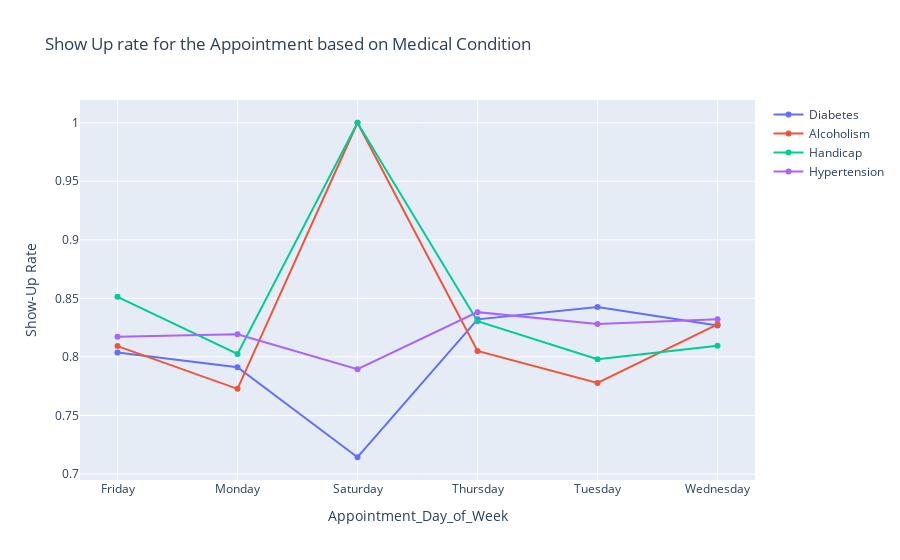

Notebook cell for this chart:
### Markdown cell above
### 5.2. Analysis of patients with different medical conditions showing different Show-Up rate over day of week.
#### As handicapped patients may need assistance to visit the doctor so my assumption is their rate might be less.
#### Alcoholic people due to their irregular habits might miss up appointments is my assumption.

### Code cell
plot1 = go.Scatter(
    x= Diabetes['Appointment_Day_of_Week'],
    y=Diabetes['Show-Up Rate'],
    mode= 'lines+markers',
    text=Diabetes['Category'],
    name="Diabetes")

plot2 = go.Scatter(
    x= Alcoholism['Appointment_Day_of_Week'],
    y=Alcoholism['Show-Up Rate'],
    mode= 'lines+markers',
    text=Alcoholism['Category'],
    name="Alcoholism")

plot3 = go.Scatter(
    x= Handicap['Appointment_Day_of_Week'],
    y=Handicap['Show-Up Rate'],
    mode= 'lines+markers',
    text=Handicap['Category'],
    name='Handicap')

plot4 = go.Scatter(
    x= Hypertension['Appointment_Day_of_Week'],
    y=Hypertension['Show-Up Rate'],
    mode= 'lines+markers',
    text=Hypertension['Category'],
    name='Hypertension')

layout = dict(title = "Show Up rate for the Appointment based on Medical Condition",hovermode='closest',xaxis=dict({"title":"Appointment_Day_of_Week"}),
             yaxis=dict({"title":"Show-Up Rate"}))
dat = [plot1,plot2,plot3,plot4]
fig = go.Figure(data=dat,layout=layout)
iplot(fig,filename='basic-line')

### Figure 1 — Plotly figure (JSON) as saved in the notebook; plotly's stock layout.template omitted (floating-point values rounded to 4 significant figures)
{"data": [{"mode": "lines+markers", "name": "Diabetes", "text": ["Diabetes", "Diabetes", "Diabetes", "Diabetes", "Diabetes", "Diabetes"], "type": "scatter", "x": ["Friday", "Monday", "Saturday", "Thursday", "Tuesday", "Wednesday"], "y": [0.8038, 0.7912, 0.7143, 0.8321, 0.8427, 0.8268]}, {"mode": "lines+markers", "name": "Alcoholism", "text": ["Alcoholism", "Alcoholism", "Alcoholism", "Alcoholism", "Alcoholism", "Alcoholism"], "type": "scatter", "x": ["Friday", "Monday", "Saturday", "Thursday", "Tuesday", "Wednesday"], "y": [0.8092, 0.7727, 1, 0.805, 0.7778, 0.8278]}, {"mode": "lines+markers", "name": "Handicap", "text": ["Handicap", "Handicap", "Handicap", "Handicap", "Handicap", "Handicap"], "type": "scatter", "x": ["Friday", "Monday", "Saturday", "Thursday", "Tuesday", "Wednesday"], "y": [0.8514, 0.8025, 1, 0.8305, 0.7979, 0.8096]}, {"mode": "lines+markers", "name": "Hypertension", "text": ["Hypertension", "Hypertension", "Hypertension", "Hypertension", "Hypertension", "Hypertension"], "type": "scatter", "x": ["Friday", "Monday", "Saturday", "Thursday", "Tuesday", "Wednesday"], "y": [0.8171, 0.8194, 0.7895, 0.8382, 0.8281, 0.8322]}], "layout": {"hovermode": "closest", "title": {"text": "Show Up rate for the Appointment based on Medical Condition"}, "xaxis": {"title": {"text": "Appointment_Day_of_Week"}}, "yaxis": {"title": {"text": "Show-Up Rate"}}}}
